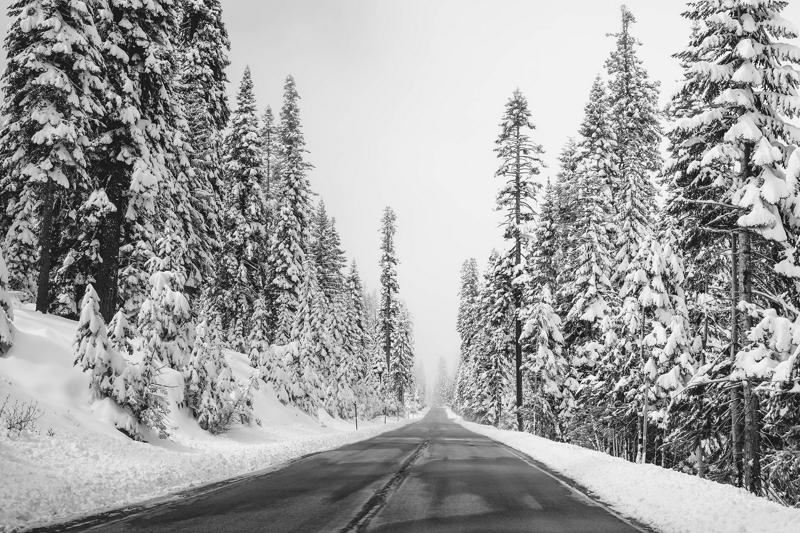
#> input picture lab_2/Image_enhancement/images/image2.jpg, 800 x 533 px
$ python compute_LoG.py
#> lines starting #> are read from the running program, lines starting #| are printed output that depends on the picture
### lab_2/Image_enhancement/gauss1D.py
import numpy as np

def gauss1D(sigma , kernel_size ):

    G = np.zeros((1, kernel_size))
    if kernel_size % 2 == 0:
        raise ValueError('kernel_size must be odd, otherwise the filter will not have a center to convolve on')
    # solution
    value = np.floor(kernel_size/2)


    for index, x in enumerate(np.arange(-value,value+1,1)):
        G[0][index]= (1/(sigma * np.sqrt(2*np.pi)))*np.exp(-x**2/(2*sigma**2))
    G = G/np.sum(G)
    return G

# [2 lines that do not run on import are left out]

### lab_2/Image_enhancement/gauss2D.py
from gauss1D import *

def gauss2D( sigma , kernel_size ):
    ## solution
    gx = gauss1D(sigma , kernel_size )
    gy = gauss1D(sigma , kernel_size )
    G = gx.T *gy
    print(G)
    return G


# [2 lines that do not run on import are left out]

### lab_2/Image_enhancement/compute_LoG.py
from gauss2D import *
import cv2
import matplotlib.pyplot as plt
import numpy as np

def compute_LoG(image, LOG_type):

    if LOG_type == 1:
        #method 1
        gauss = gauss2D(0.5,5)
        smooth = cv2.filter2D(image,-1,gauss)
        imOut = cv2.Laplacian(smooth, -1, ksize=3)


    elif LOG_type == 2:
        #method 2
        print('Not implemented\n')
        gray_lap = cv2.Laplacian(image, -1, ksize=5,scale=0.5)
        imOut = cv2.convertScaleAbs(gray_lap)


    elif LOG_type == 3:
        #method 3
        gauss1 = gauss2D(0.6, 5)
        gauss2 = gauss2D(0.5, 5)

        smooth1 = cv2.filter2D(image, -1, gauss1)
        imOut1 = cv2.Laplacian(smooth1, -1, ksize=5)

        smooth2 = cv2.filter2D(image, -1, gauss2)
        imOut2 = cv2.Laplacian(smooth2, -1, ksize=5)
        imOut = imOut2 - imOut1


    return imOut

img_gray = cv2.imread('./images/image2.jpg')[...,0].astype(np.float32)
#> img_gray: shape (533, 800) float32; min 0, max 255, mean 160
# img = cv2.cvtColor(img, cv2.COLOR_BGR2RGB)
# img = cv2.resize(img, (0,0), fx=resize_factor, fy=resize_factor)
# img_gray = cv2.cvtColor(img, cv2.COLOR_RGB2GRAY).astype(np.float32)

plt.subplot(131)
imOut = compute_LoG(img_gray, LOG_type=1)
#> in compute_LoG, `imOut = cv2.Laplacian(smooth, -1, ksize=3)`:
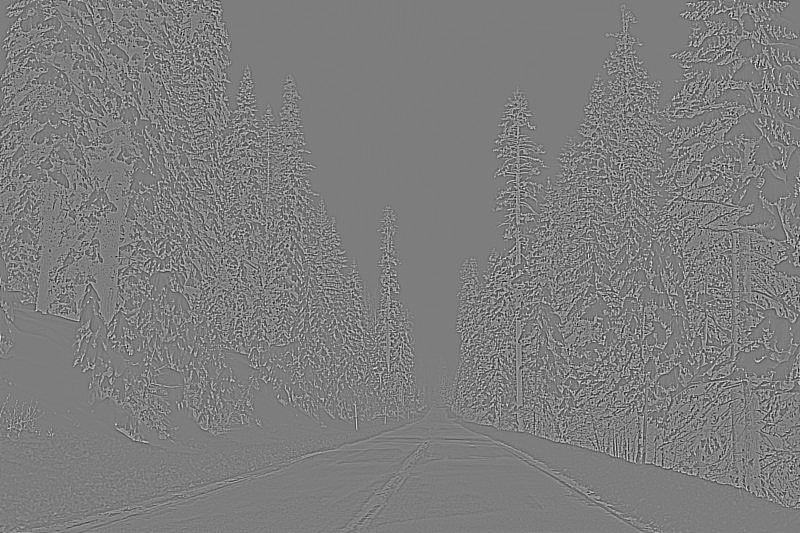
#> imOut: shape (533, 800) float32; min -858.2, max 880.1, mean 0; drawn with min black and max white
plt.imshow(imOut, cmap='gray')
plt.title('Gaussian + Laplacian')
plt.xticks([])
plt.yticks([])
plt.subplot(132)
imOut = compute_LoG(img_gray, LOG_type=2)
#> call 2 of compute_LoG, with LOG_type = 2
#> in compute_LoG (call 2), `imOut = cv2.convertScaleAbs(gray_lap)`:
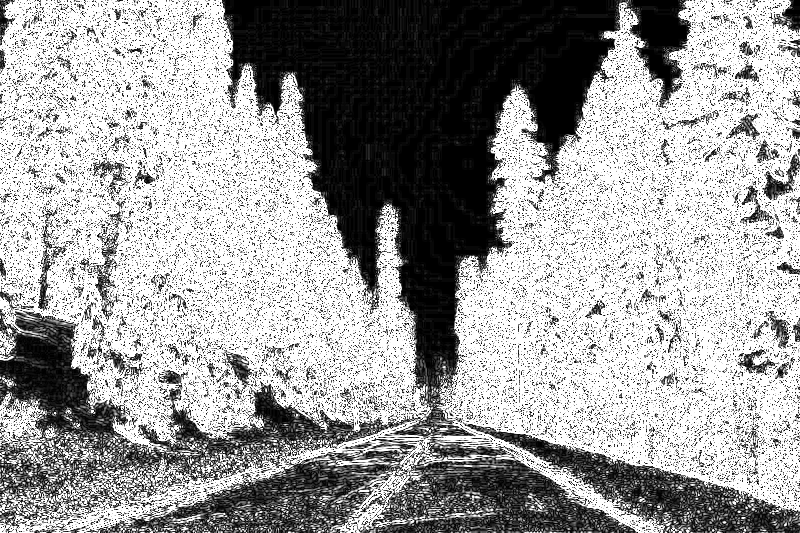
#> imOut: shape (533, 800); min 0, max 255, mean 157.7
plt.imshow(imOut, cmap='gray')
plt.title('LoG')
plt.xticks([])
plt.yticks([])
plt.subplot(133)
imOut = compute_LoG(img_gray, LOG_type=3)
#> call 3 of compute_LoG, with LOG_type = 3
#> in compute_LoG (call 3), `imOut1 = cv2.Laplacian(smooth1, -1, ksize=5)`:
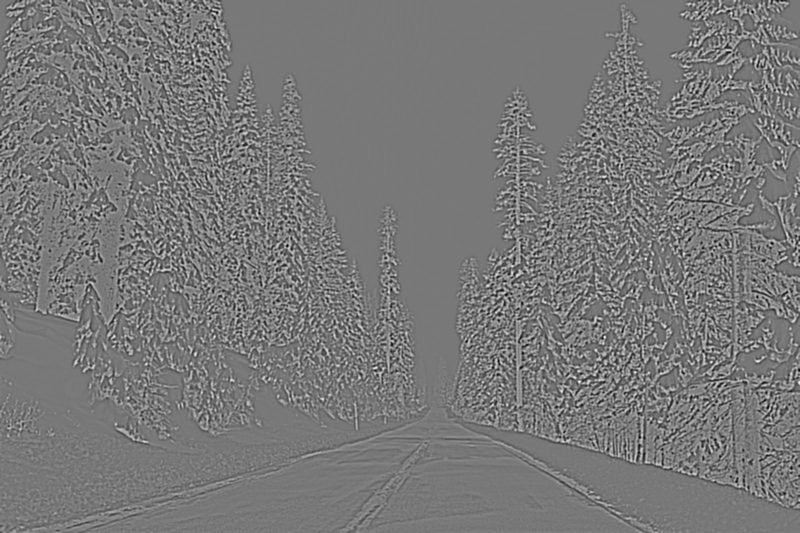
#> imOut1: shape (533, 800) float32; min -5137.6, max 5720.6, mean 0; drawn with min black and max white
plt.imshow(imOut, cmap='gray')
plt.title('DoG')
plt.xticks([])
plt.yticks([])
#
# plt.savefig('./figure/threemethods.png',dpi=400,bbox_inches='tight')
plt.show()
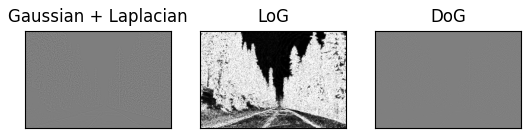
#> figure drawn by matplotlib, 3 panels

$ run again, with lab_2/Image_enhancement/images/image1.jpg copied over lab_2/Image_enhancement/images/image2.jpg
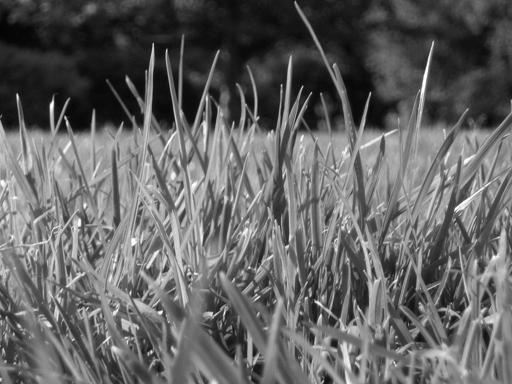
#> input picture lab_2/Image_enhancement/images/image1.jpg, 512 x 384 px
#> in compute_LoG (call 2), `imOut = cv2.convertScaleAbs(gray_lap)`:
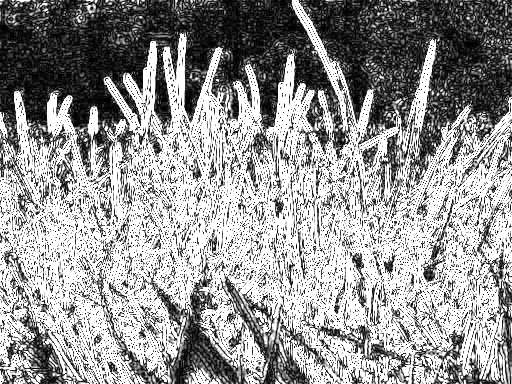
#> imOut: shape (384, 512); min 0, max 255, mean 150.2
#> in compute_LoG (call 3), `imOut = imOut2 - imOut1`:
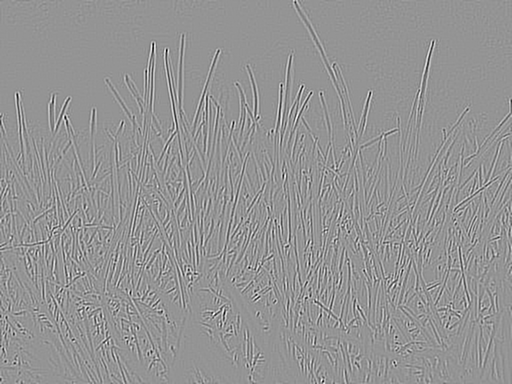
#> imOut: shape (384, 512) float32; min -737.4, max 530.3, mean 0; drawn with min black and max white
